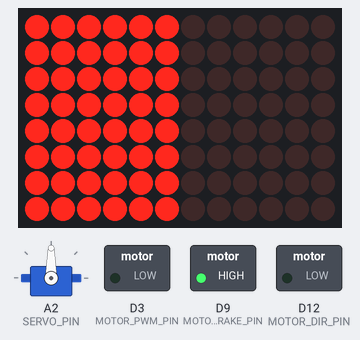
Simulated run of this sketch. Board: Arduino Uno R4 WiFi. On the bench: 12×8 LED matrix, servo, switched loads named in the sketch (green lamp = pin HIGH). WiFi joins after 1.5 s; servers stay silent unless stated; no MQTT or app messages arrive unless stated; not simulated (calls return 0 or success): arduino_secrets.h; what the sketch prints to the serial monitor is not drawn.

Above: at 1.6 s.

The sketch:

rc-car-firmware.ino
```cpp
/*
 * RC Car Firmware — MQTT steering + throttle
 *
 * Connects to WiFi, subscribes to MQTT topics "f1/steering" and
 * "f1/throttle", and drives the steering servo + motor accordingly.
 *
 * MQTT broker: 10.0.0.102:1883  (must match MqttPublisher in Python)
 *
 * Steering:  float string, -1.0 (full left) … 1.0 (full right)
 *            Servo mapping:  -1.0 → 0°,  0.0 → 90°,  1.0 → 180°
 * Throttle:  float string, 0.0 (idle) … 1.0 (full throttle)
 *            Motor mapping:  0.0 → PWM 0,  1.0 → PWM 255
 *
 * Pin assignments (Arduino Motor Shield Rev3):
 *   Servo:        A2   (TinkerKit IN2 connector)
 *   Motor A DIR:  D12
 *   Motor A PWM:  D3
 *   Motor A BRK:  D9   (set LOW to release brake)
 *
 * Required libraries (install via Library Manager):
 *   - ArduinoMqttClient
 *   - WiFiS3  (bundled with UNO R4 WiFi board package)
 */

#include <WiFiS3.h>
#include <ArduinoMqttClient.h>
#include <Servo.h>
#include "Arduino_LED_Matrix.h"
#include "DriveData.h"
#include "arduino_secrets.h"

// ── Config ──────────────────────────────────────────────────────────
const char* MQTT_BROKER     = "10.0.0.102";
const int   MQTT_PORT       = 1883;
const char* TOPIC_STEERING  = "f1/steering";
const char* TOPIC_THROTTLE  = "f1/throttle";

const int SERVO_PIN       = A2;   // TinkerKit IN2
const int MOTOR_DIR_PIN   = 12;   // Motor Shield Ch A direction
const int MOTOR_PWM_PIN   = 3;    // Motor Shield Ch A PWM
const int MOTOR_BRAKE_PIN = 9;    // Motor Shield Ch A brake

// ── Objects ─────────────────────────────────────────────────────────
WiFiClient   wifiClient;
MqttClient   mqttClient(wifiClient);
ArduinoLEDMatrix matrix;
DriveData    driveData;
Servo        steeringServo;

// LED matrix frame buffer (8 rows × 12 columns)
uint8_t frame[8][12] = {0};

// Throttle LED updates to avoid I2C overhead every loop
unsigned long lastMatrixMs = 0;
const unsigned long MATRIX_INTERVAL_MS = 100;  // 10 Hz

// Throttle serial debug to avoid blocking
unsigned long lastDebugMs = 0;
const unsigned long DEBUG_INTERVAL_MS = 500;

// ── WiFi ────────────────────────────────────────────────────────────
void connectWifi() {
  Serial.print("Connecting to WiFi: ");
  Serial.println(WIFI_SSID);

  while (WiFi.begin(WIFI_SSID, WIFI_PASS) != WL_CONNECTED) {
    Serial.println("  retrying…");
    delay(3000);
  }

  Serial.print("Connected — IP: ");
  Serial.println(WiFi.localIP());
}

// ── MQTT ────────────────────────────────────────────────────────────
void connectMqtt() {
  Serial.print("Connecting to MQTT broker ");
  Serial.print(MQTT_BROKER);
  Serial.print(":");
  Serial.println(MQTT_PORT);

  while (!mqttClient.connect(MQTT_BROKER, MQTT_PORT)) {
    Serial.print("  MQTT error: ");
    Serial.println(mqttClient.connectError());
    delay(2000);
  }

  mqttClient.subscribe(TOPIC_STEERING);
  mqttClient.subscribe(TOPIC_THROTTLE);
  Serial.println("Subscribed to f1/steering + f1/throttle");
}

// Cached latest values for deferred LED / debug output
float lastSteer = 0.0f;
float lastThrottle = 0.0f;

// ── Steering ────────────────────────────────────────────────────────
void applySteering(float steerValue) {
  int angle = (int)((steerValue + 1.0f) * 0.5f * 180.0f);
  if (angle < 0)   angle = 0;
  if (angle > 180) angle = 180;

  steeringServo.write(angle);
  lastSteer = steerValue;
}

// ── Throttle ────────────────────────────────────────────────────────
void applyThrottle(float throttleValue) {
  if (throttleValue < 0.0f) throttleValue = 0.0f;
  if (throttleValue > 1.0f) throttleValue = 1.0f;

  if (throttleValue < 0.01f) {
    digitalWrite(MOTOR_BRAKE_PIN, HIGH);
    analogWrite(MOTOR_PWM_PIN, 0);
  } else {
    int pwm = (int)(throttleValue * 255.0f);
    if (pwm > 255) pwm = 255;
    digitalWrite(MOTOR_BRAKE_PIN, LOW);
    digitalWrite(MOTOR_DIR_PIN, HIGH);
    analogWrite(MOTOR_PWM_PIN, pwm);
  }
  lastThrottle = throttleValue;
}

// ── Arduino entry points ────────────────────────────────────────────
void setup() {
  Serial.begin(115200);
  matrix.begin();

  steeringServo.attach(SERVO_PIN);
  steeringServo.write(90);  // center

  pinMode(MOTOR_DIR_PIN, OUTPUT);
  pinMode(MOTOR_PWM_PIN, OUTPUT);
  pinMode(MOTOR_BRAKE_PIN, OUTPUT);
  digitalWrite(MOTOR_DIR_PIN, LOW);
  analogWrite(MOTOR_PWM_PIN, 0);
  digitalWrite(MOTOR_BRAKE_PIN, HIGH);  // brake until commanded

  connectWifi();
  connectMqtt();

  Serial.println("RC Car ready — listening for MQTT steering + throttle");
}

void loop() {
  // Reconnect if needed
  if (WiFi.status() != WL_CONNECTED) {
    connectWifi();
  }
  if (!mqttClient.connected()) {
    connectMqtt();
  }

  // Poll MQTT, then drain up to 20 queued messages before yielding
  // back so the WiFi stack stays healthy.
  mqttClient.poll();

  for (int i = 0; i < 20 && mqttClient.parseMessage(); i++) {
    String topic = mqttClient.messageTopic();

    char buf[32];
    int len = 0;
    while (mqttClient.available() && len < (int)sizeof(buf) - 1) {
      buf[len++] = (char)mqttClient.read();
    }
    buf[len] = '\0';

    float value = atof(buf);

    if (topic == TOPIC_STEERING) {
      applySteering(value);
    } else if (topic == TOPIC_THROTTLE) {
      applyThrottle(value);
    }
  }

  // LED matrix at 10 Hz (not every message)
  unsigned long now = millis();
  if (now - lastMatrixMs >= MATRIX_INTERVAL_MS) {
    lastMatrixMs = now;
    float norm = (lastSteer + 1.0f) * 0.5f;
    driveData.setSteer(norm);
    driveData.renderSteer(frame);
    matrix.renderBitmap(frame, 8, 12);
  }

  // Debug output at 2 Hz
  if (now - lastDebugMs >= DEBUG_INTERVAL_MS) {
    lastDebugMs = now;
    Serial.print("Steer ");
    Serial.print(lastSteer, 2);
    Serial.print("  Throttle ");
    Serial.println(lastThrottle, 2);
  }
}
```

DriveData.h
```cpp
#ifndef DRIVEDATA_H
#define DRIVEDATA_H

#include <Arduino.h>
#include <string.h>

class DriveData {
public:
  DriveData() : steer(0.5f), throttle(0.0f), brake(0.0f), hasData(false) {}

  // Parse simple RC protocol: "RC:<steer>,<throttle>,<brake>\n"
  // Values are 0-255 integers
  void update(const char* buffer, int size) {
    if (size < 9) return;  // Minimum: "RC:0,0,0" = 8 chars + null

    // Check for "RC:" prefix
    if (buffer[0] != 'R' || buffer[1] != 'C' || buffer[2] != ':') return;

    int s, t, b;
    if (sscanf(buffer + 3, "%d,%d,%d", &s, &t, &b) != 3) return;

    // Validate ranges
    if (s < 0 || s > 255 || t < 0 || t > 255 || b < 0 || b > 255) return;

    steer = s / 255.0f;       // 0..255 → 0..1
    throttle = t / 255.0f;    // 0..255 → 0..1
    brake = b / 255.0f;       // 0..255 → 0..1
    hasData = true;
  }

  // Set steering value directly (normalised 0.0 - 1.0)
  void setSteer(float value) {
    steer = value;
    if (steer < 0.0f) steer = 0.0f;
    if (steer > 1.0f) steer = 1.0f;
    hasData = true;
  }

  // Returns steering value normalized to 0.0 (left) - 1.0 (right)
  float getSteer() {
    return steer;
  }

  // Returns throttle value normalized to 0.0 - 1.0
  float getThrottle() {
    return throttle;
  }

  // Returns brake value normalized to 0.0 - 1.0
  float getBrake() {
    return brake;
  }

  // Returns true if we've received valid telemetry data
  bool isReady() {
    return hasData;
  }

  // Render steering bar on LED matrix (lights columns from left based on steer)
  void renderSteer(uint8_t frame[8][12]) {
    memset(frame, 0, 8 * 12);

    int litColumns = (int)(steer * 12);
    if (litColumns > 12) litColumns = 12;

    for (int col = 0; col < litColumns; col++) {
      for (int row = 0; row < 8; row++) {
        frame[row][col] = 1;
      }
    }
  }

private:
  float steer;     // Normalized 0-1
  float throttle;  // Normalized 0-1
  float brake;     // Normalized 0-1
  bool hasData;    // True once we've received valid data
};

#endif
```
